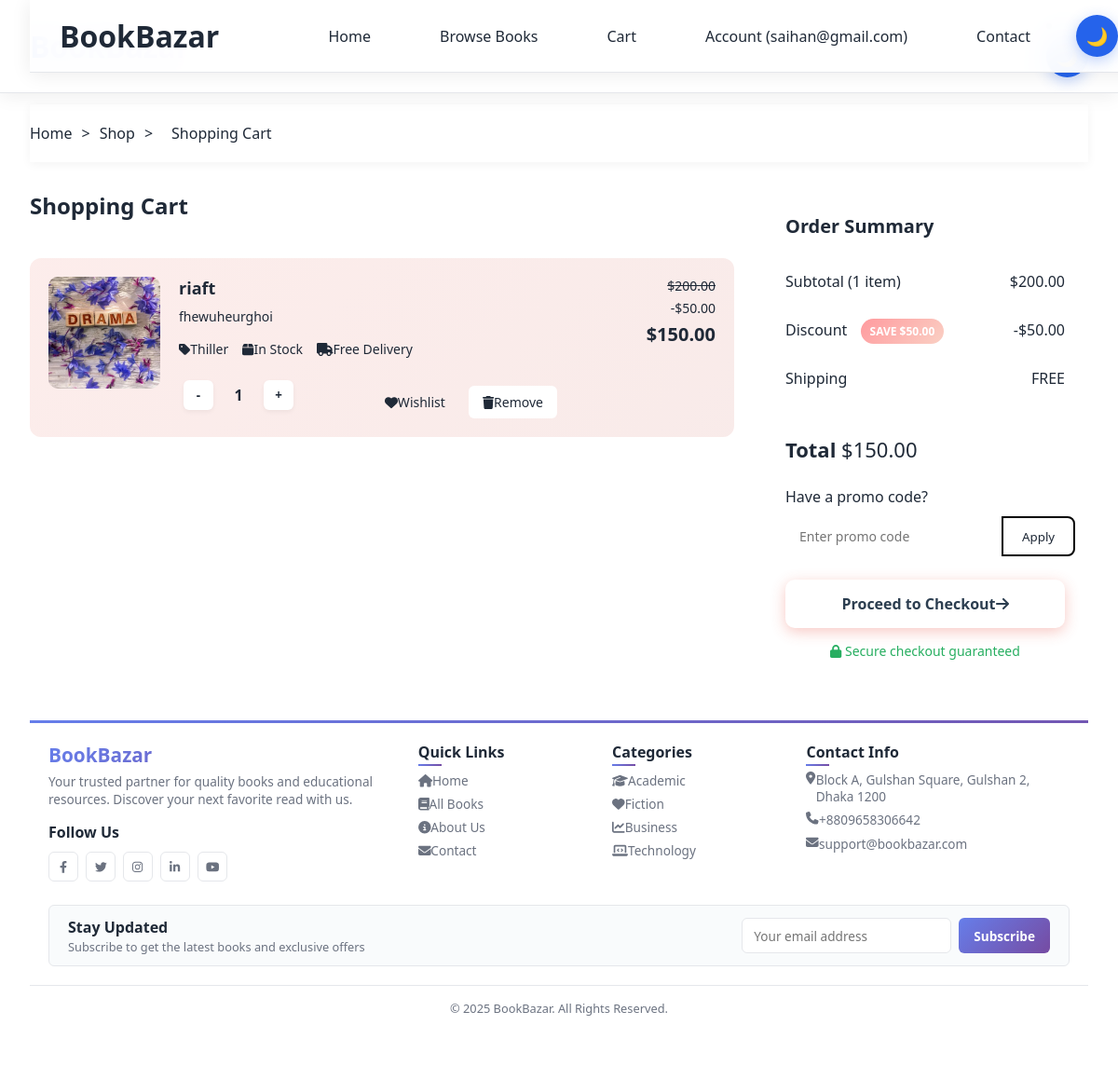
The app's page /cart/ (signed in), older data.
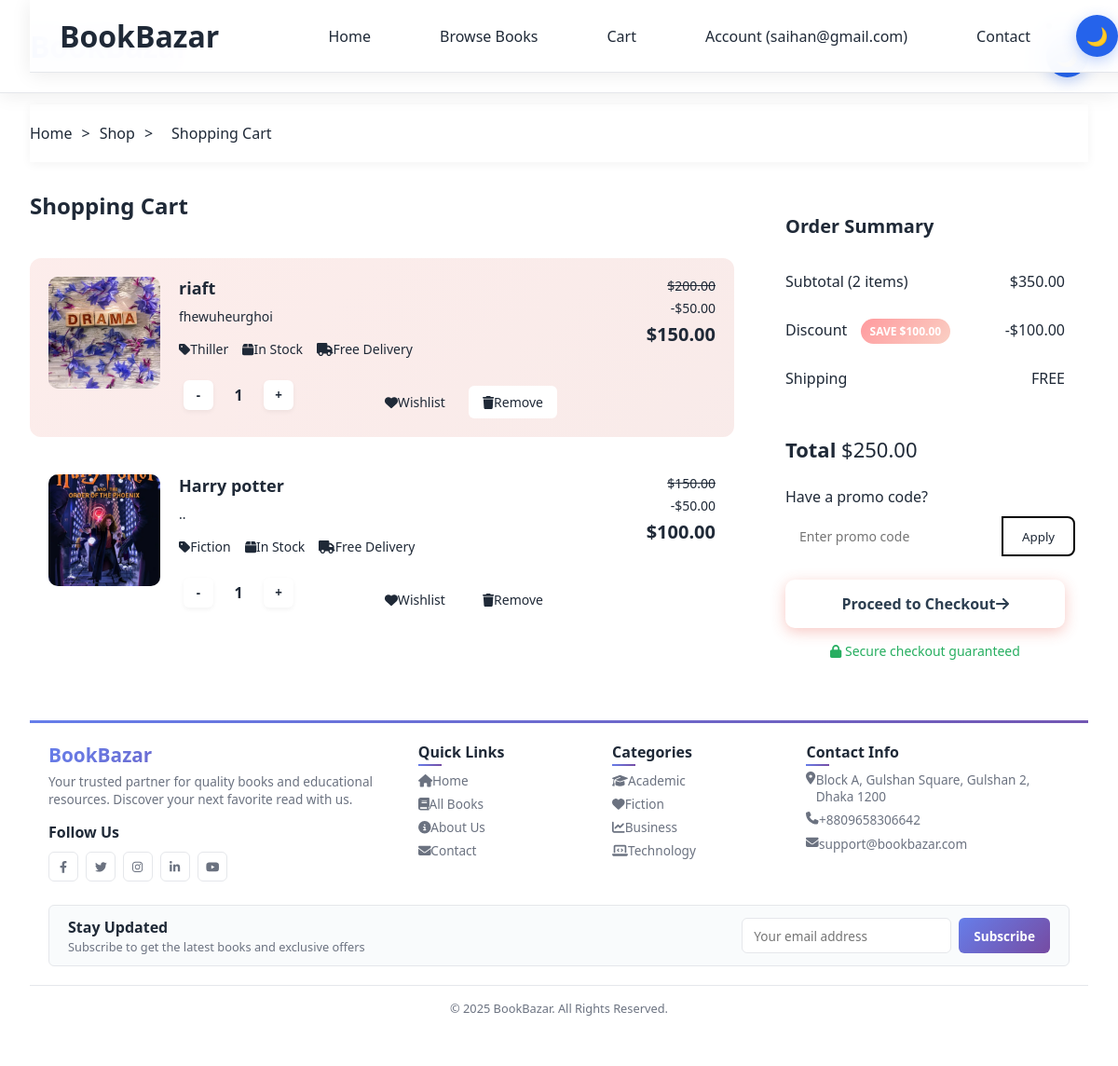
The same page, newer data.
### users/models.py (models this page shows, shortened)
class CustomUser(AbstractUser):
    username = None
    email = models.EmailField(_('email address'), unique=True)
    USERNAME_FIELD = 'email'
    REQUIRED_FIELDS = []
    objects = CustomUserManager()

### eco/models.py (models this page shows, shortened)
class CartItem(models.Model):
    cart = models.ForeignKey(Cart, on_delete=models.CASCADE, related_name='items')
    book = models.ForeignKey('Book', on_delete=models.CASCADE)
    quantity = models.PositiveIntegerField(default=1, validators=[MinValueValidator(1)])
    added_at = models.DateTimeField(auto_now_add=True)
    class Meta:
        unique_together = ['cart', 'book']
    @property
    def total_price(self):
        return float(self.book.price) * self.quantity
    @property
    def total_discount(self):
        if self.book.discount_price:
            return (float(self.book.price) - float(self.book.discount_price)) * self.quantity
        return 0.0
    @property
    def final_price(self):
        if self.book.discount_price:
            return float(self.book.discount_price) * self.quantity
        return float(self.book.price) * self.quantity

class Book(models.Model):
    title = models.CharField(max_length=200)
    author = models.ForeignKey(Author, on_delete=models.SET_NULL, null=True, blank=True)
    additional_authors = models.CharField(max_length=200, blank=True, help_text="Other authors, separated by commas")
    isbn = models.CharField(max_length=13, blank=True, verbose_name="ISBN")
    isbn13 = models.CharField(max_length=17, blank=True, verbose_name="ISBN-13")
    category = TreeForeignKey(Category, related_name='books', on_delete=models.SET_NULL, null=True, blank=True)
    genre = models.CharField(max_length=20, choices=BOOK_GENRES, blank=True)
    format_type = models.CharField(max_length=10, choices=BOOK_FORMATS, default='PAPERBACK')
    condition = models.CharField(max_length=10, choices=BOOK_CONDITIONS, default='NEW')
    publisher = models.ForeignKey(Publisher, on_delete=models.SET_NULL, null=True, blank=True)
    publication_date = models.DateField(null=True, blank=True)
    edition = models.CharField(max_length=50, blank=True)
    pages = models.PositiveIntegerField(null=True, blank=True)
    language = models.CharField(max_length=50, default='English')
    price = models.DecimalField(max_digits=10, decimal_places=2)
    discount_price = models.DecimalField(max_digits=10, decimal_places=2, null=True, blank=True)
    featured = models.BooleanField(default=False, help_text="Mark this book as featured on homepage")
    label1 = models.CharField(choices=LABEL_CHOICES, max_length=1, blank=True)
    label2 = models.CharField(choices=LABEL_CHOICES, max_length=1, blank=True)
    label3 = models.CharField(choices=LABEL_CHOICES, max_length=1, blank=True)
    cover_image = models.ImageField(upload_to='book_covers/', blank=True, null=True, help_text="Main book cover image")
    additional_images = models.ImageField(upload_to='book_images/', blank=True, null=True, help_text="Additional book images")
    description = models.TextField()
    excerpt = models.TextField(blank=True, help_text="Short excerpt or first chapter")
    stock_quantity = models.PositiveIntegerField(default=0)
    is_available = models.BooleanField(default=True)
    slug = models.SlugField(unique=True)
    created_at = models.DateTimeField(auto_now_add=True)
    updated_at = models.DateTimeField(auto_now=True)
    class Meta:
        ordering = ['-created_at']
        verbose_name = "Book"
        verbose_name_plural = "Books"
    @property
    def image_url(self):
        if self.cover_image and hasattr(self.cover_image, 'url'):
            return self.cover_image.url
        return '/static/images/placeholder-book.jpg'

class Category(MPTTModel):
    name = models.CharField(max_length=50, unique=True)
    parent = TreeForeignKey('self', on_delete=models.CASCADE, null=True, blank=True, related_name='children', db_index=True)
    slug = models.SlugField(null=False, unique=True)
    description = models.TextField(blank=True)
    image = models.ImageField(upload_to='category_images/', blank=True, null=True)
    class MPTTMeta:
        order_insertion_by = ['name']
    class Meta:
        verbose_name_plural = "Categories"

class Cart(models.Model):
    user = models.OneToOneField(settings.AUTH_USER_MODEL, on_delete=models.CASCADE, related_name='cart')
    created_at = models.DateTimeField(auto_now_add=True)
    updated_at = models.DateTimeField(auto_now=True)
    @property
    def total_items(self):
        return sum(item.quantity for item in self.items.all())
    @property
    def subtotal(self):
        return float(sum(item.total_price for item in self.items.all()))
    @property
    def total_discount(self):
        return float(sum(item.total_discount for item in self.items.all()))
    @property
    def final_total(self):
        return self.subtotal - self.total_discount
    @property
    def grand_total(self):
        return self.final_total

### eco/views.py (the view)
# urls.py: path('cart/', views.cart_view, name='cart'),
@login_required
def cart_view(request):
    try:
        cart = Cart.objects.get(user=request.user)
        cart_items = cart.items.select_related('book').all()
        context = {
            'cart': cart,
            'cart_items': cart_items,
        }
        return render(request, 'eco/basket.html', context)
    except Cart.DoesNotExist:
        context = {'cart': None, 'cart_items': []}
        return render(request, 'eco/basket.html', context)

### templates/eco/basket.html (shortened to what this page needs)
{% extends "eco/base_common.html" %}
{% load static %}
{% block content %}
<div class="breadcrumb">
    <div class="container">
        <div class="breadcrumb-content">
            <a href="{% url 'eco:home' %}">Home</a>
            <span>></span>
            <a href="{% url 'eco:product-list' %}">Shop</a>
            <span>></span>
            <span class="current">Shopping Cart</span>
        </div>
    </div>
</div>
<div class="container">
    <div class="cart-container">
        <div class="cart-items">
            <div class="cart-header">
                <h2 class="cart-title">Shopping Cart</h2>
                <div class="item-count" id="itemCount">
                </div>
            </div>
            <div id="cartItemsContainer">
                {% if cart_items %}
                    {% for item in cart_items %}
                    <div class="cart-item {% if forloop.first %}highlight{% endif %}" id="cartItem-{{ item.id }}">
                        <div class="item-image">
                            <img src="{{ item.book.image_url }}" alt="{{ item.book.title }}">
                        </div>
                        <div class="item-details">
                            <h3 class="item-name">{{ item.book.title }}</h3>
                            <p class="item-description">{{ item.book.description|truncatewords:20 }}</p>
                            <div class="item-meta">
                                <div class="meta-item">
                                    <i class="fas fa-tag"></i> {{ item.book.category.name|default:"General" }}
                                </div>
                                <div class="meta-item">
                                    <i class="fas fa-box"></i>
                                    {% if item.book.stock_quantity > 0 %}In Stock{% else %}Out of Stock{% endif %}
                                </div>
                                <div class="meta-item">
                                    <i class="fas fa-truck"></i> Free Delivery
                                </div>
                            </div>
                            <div class="item-controls">
                                <div class="quantity-controls">
                                    <button class="quantity-btn decrease-btn" data-item-id="{{ item.id }}">-</button>
                                    <span class="quantity" id="quantity-{{ item.id }}">{{ item.quantity }}</span>
                                    <button class="quantity-btn increase-btn" data-item-id="{{ item.id }}">+</button>
                                </div>
                                <div class="item-actions">
                                    <button class="action-btn wishlist-btn" onclick="addToWishlist('{{ item.book.slug }}')">
                                        <i class="fas fa-heart"></i> Wishlist
                                    </button>
                                    <button class="action-btn remove-btn" data-item-id="{{ item.id }}">
                                        <i class="fas fa-trash"></i> Remove
                                    </button>
                                </div>
                            </div>
                        </div>
                        <div class="item-pricing">
                            {% if item.book.discount_price %}
                                <div class="price-original">${{ item.book.price|floatformat:2 }}</div>
                                <div class="price-discount">-${{ item.total_discount|floatformat:2 }}</div>
                            {% endif %}
                            <div class="price-total" id="itemTotal-{{ item.id }}">${{ item.final_price|floatformat:2 }}</div>
                        </div>
                    </div>
                    {% endfor %}
                {% endif %}
            </div>
        </div>
        {% if cart_items %}
        <div class="cart-summary">
            <h3 class="summary-title">Order Summary</h3>
            <div class="summary-row">
                <span class="summary-label">Subtotal ({{ cart.total_items }} item{{ cart.total_items|pluralize }})</span>
                <span class="summary-value" id="subtotal">${{ cart.subtotal|floatformat:2 }}</span>
            </div>
            {% if cart.total_discount > 0 %}
            <div class="summary-row">
                <span class="summary-label">Discount <span class="discount-badge">SAVE ${{ cart.total_discount|floatformat:2 }}</span></span>
                <span class="summary-value" id="totalDiscount">-${{ cart.total_discount|floatformat:2 }}</span>
            </div>
            {% endif %}
            <div class="summary-row">
                <span class="summary-label">Shipping</span>
                <span class="summary-value">FREE</span>
            </div>
            <div class="summary-total">
                <span class="summary-label">Total</span>
                <span class="summary-value" id="finalTotal">${{ cart.grand_total|floatformat:2 }}</span>
            </div>
          <div class="promo-section">
    <p>Have a promo code?</p>
    <div class="promo-input">
        <input type="text" id="promoCodeInput" placeholder="Enter promo code">
        <button id="applyPromoBtn">Apply</button>
    </div>
</div>
            <button class="checkout-btn" id="checkoutButton" onclick="proceedToCheckout()">
                Proceed to Checkout <i class="fas fa-arrow-right"></i>
            </button>
            <div class="secure-checkout">
                <i class="fas fa-lock"></i> Secure checkout guaranteed
            </div>
        </div>
        {% endif %}
    </div>
</div>
 {% include 'eco/footer.html' %}
{% endblock %}

### templates/eco/navbar.html (shortened to what this page needs)
<nav class="navbar">
  <div class="nav-container">
    <div class="logo">
      <a href="{% url 'eco:home' %}" style="text-decoration: none; background: linear-gradient(45deg, var(--primary), var(--accent)); -webkit-background-clip: text; -webkit-text-fill-color: transparent;">
      </a>
    </div>
  <nav class="navbar">
    <div class="nav-container">
        <div class="logo">BookBazar</div>
        <ul class="nav-links">
            <li><a href="/">Home</a></li>
            <li><a href="/products/">Browse Books</a></li>
            <li><a href="/order-summary/">Cart</a></li>
            <li>
                {% if user.is_authenticated %}
                    <a href="/users/profile/">Account ({{ user.email }})</a>
                {% else %}
                    <a href="/users/login/">Account</a>
                {% endif %}
            </li>
            <li><a href="/contact/">Contact</a></li>
            <li>
                <button id="darkModeToggle" class="dark-mode-btn" title="Toggle dark mode">
                    <span class="dark-mode-icon">🌙</span>
                </button>
            </li>
        </ul>
    </div>
</nav>
      <li>
        <button id="darkModeToggle" class="dark-mode-btn" title="Toggle dark mode">
          <span class="dark-mode-icon">🌙</span>
        </button>
      </li>
  </div>
</nav>

Row changes from the older to the newer data that the page shows:
added CartItem: book.image_url (picture), book "Harry potter", book.description "..", book.category.name "Fiction", shows "In Stock", quantity "1", book.price "150.00", total_discount "50.00", final_price "100.00"
computed for Cart: total_items "1" → "2"; subtotal "200.00" → "350.00"; total_discount "50.00" → "100.00"; grand_total "150.00" → "250.00"
